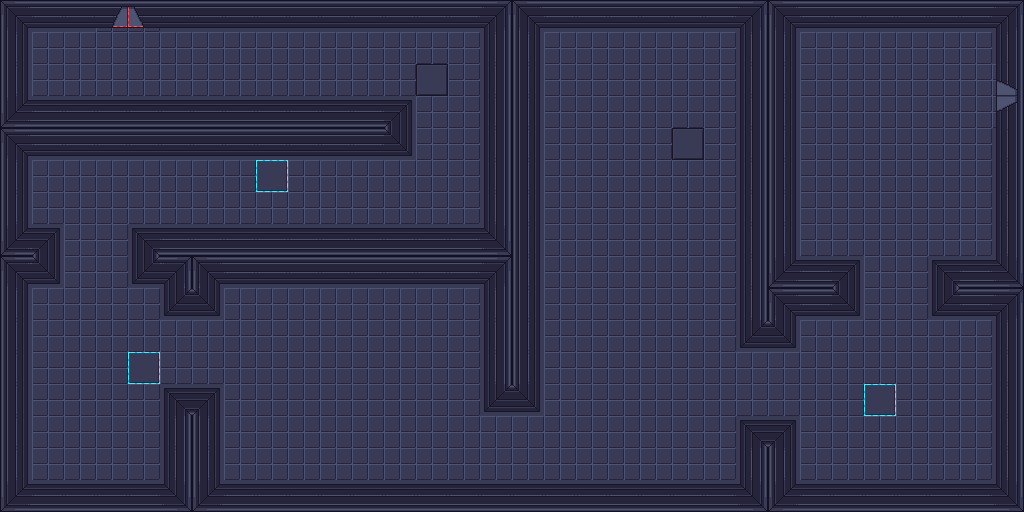

Below is a game level as drawn by its tile map, then a one-line description and the .tmx that defines it (tile-layer data replaced by summaries):
An orthogonal 32x16 tile map with 32x32 px tiles, 2 tile layers (Background, Tiles) and 37 objects (6x oil, 5x trap, 4x ammo, 4x metal, 2x crystal, ...).

<map version="1.2" tiledversion="1.3.1" orientation="orthogonal" renderorder="left-up" compressionlevel="0" width="32" height="16" tilewidth="32" tileheight="32" infinite="0" nextlayerid="5" nextobjectid="42">
 <tileset firstgid="1" source="DungeonTile.tsx" />
 <layer id="1" name="Background" width="32" height="16">
  <data>[512 cells, 512 non-empty, 1 distinct tile ids]</data>
 </layer>
 <layer id="2" name="Tiles" width="32" height="16">
  <data>[512 cells, 209 non-empty, 9 distinct tile ids]</data>
 </layer>
 <objectgroup id="3" name="Objects">
  <object id="1" name="ammo" x="864" y="128" width="32" height="32">
   <properties>
    <property name="name" value="ammo" />
   </properties>
  </object>
  <object id="2" name="oil" x="896" y="256" width="32" height="32">
   <properties>
    <property name="name" value="oil" />
   </properties>
  </object>
  <object id="4" name="trap" x="864" y="384" width="32" height="32">
   <properties>
    <property name="name" value="trap" />
   </properties>
  </object>
  <object id="6" name="metal" x="640" y="384" width="32" height="32">
   <properties>
    <property name="name" value="metal" />
   </properties>
  </object>
  <object id="7" name="ammo" x="672" y="288" width="32" height="32">
   <properties>
    <property name="name" value="ammo" />
   </properties>
  </object>
  <object id="9" name="oil" x="608" y="192" width="32" height="32">
   <properties>
    <property name="name" value="oil" />
   </properties>
  </object>
  <object id="10" name="trap" x="672" y="128" width="32" height="32">
   <properties>
    <property name="name" value="trap" />
   </properties>
  </object>
  <object id="11" name="crystal" x="576" y="64" width="32" height="32">
   <properties>
    <property name="name" value="crystal" />
   </properties>
  </object>
  <object id="12" name="oil" x="512" y="448" width="32" height="32">
   <properties>
    <property name="name" value="oil" />
   </properties>
  </object>
  <object id="13" name="ammo" x="384" y="384" width="32" height="32">
   <properties>
    <property name="name" value="ammo" />
   </properties>
  </object>
  <object id="14" name="metal" x="352" y="320" width="32" height="32">
   <properties>
    <property name="name" value="metal" />
   </properties>
  </object>
  <object id="15" name="oil" x="256" y="352" width="32" height="32">
   <properties>
    <property name="name" value="oil" />
   </properties>
  </object>
  <object id="16" name="trap" x="128" y="352" width="32" height="32">
   <properties>
    <property name="name" value="trap" />
   </properties>
  </object>
  <object id="17" name="crystal" x="64" y="416" width="32" height="32">
   <properties>
    <property name="name" value="crystal" />
   </properties>
  </object>
  <object id="18" name="metal" x="96" y="288" width="32" height="32">
   <properties>
    <property name="name" value="metal" />
   </properties>
  </object>
  <object id="19" name="oil" x="96" y="192" width="32" height="32">
   <properties>
    <property name="name" value="oil" />
   </properties>
  </object>
  <object id="20" name="trap" x="256" y="160" width="32" height="32">
   <properties>
    <property name="name" value="trap" />
   </properties>
  </object>
  <object id="21" name="metal" x="448" y="160" width="32" height="32">
   <properties>
    <property name="name" value="metal" />
   </properties>
  </object>
  <object id="22" name="trap" x="416" y="64" width="32" height="32">
   <properties>
    <property name="name" value="trap" />
   </properties>
  </object>
  <object id="23" name="ammo" x="256" y="32" width="32" height="32">
   <properties>
    <property name="name" value="ammo" />
   </properties>
  </object>
  <object id="24" name="oil" x="32" y="64" width="32" height="32">
   <properties>
    <property name="name" value="oil" />
   </properties>
  </object>
  <object id="25" name="exit" x="96" y="0" width="64" height="32">
   <properties>
    <property name="name" value="door" />
   </properties>
  </object>
 </objectgroup>
 <objectgroup id="4" name="Walls">
  <object id="26" x="0" y="0" width="96" height="32">
   <properties>
    <property name="name" value="wall" />
   </properties>
  </object>
  <object id="27" x="0" y="32" width="32" height="480">
   <properties>
    <property name="name" value="wall" />
   </properties>
  </object>
  <object id="28" x="32" y="96" width="384" height="64">
   <properties>
    <property name="name" value="wall" />
   </properties>
  </object>
  <object id="29" x="32" y="224" width="32" height="64">
   <properties>
    <property name="name" value="wall" />
   </properties>
  </object>
  <object id="30" x="128" y="224" width="352" height="64">
   <properties>
    <property name="name" value="wall" />
   </properties>
  </object>
  <object id="31" x="160" y="288" width="64" height="32">
   <properties>
    <property name="name" value="wall" />
   </properties>
  </object>
  <object id="32" x="160" y="384" width="64" height="96">
   <properties>
    <property name="name" value="wall" />
   </properties>
  </object>
  <object id="33" x="32" y="480" width="960" height="32">
   <properties>
    <property name="name" value="wall" />
   </properties>
  </object>
  <object id="34" x="992" y="0" width="32" height="512">
   <properties>
    <property name="name" value="wall" />
   </properties>
  </object>
  <object id="35" x="160" y="0" width="832" height="32">
   <properties>
    <property name="name" value="wall" />
   </properties>
  </object>
  <object id="37" x="480" y="32" width="64" height="384">
   <properties>
    <property name="name" value="wall" />
   </properties>
  </object>
  <object id="38" x="736" y="32" width="64" height="320">
   <properties>
    <property name="name" value="wall" />
   </properties>
  </object>
  <object id="39" x="800" y="256" width="64" height="64">
   <properties>
    <property name="name" value="wall" />
   </properties>
  </object>
  <object id="40" x="928" y="256" width="64" height="64">
   <properties>
    <property name="name" value="wall" />
   </properties>
  </object>
  <object id="41" x="736" y="416" width="64" height="64">
   <properties>
    <property name="name" value="wall" />
   </properties>
  </object>
 </objectgroup>
</map>
